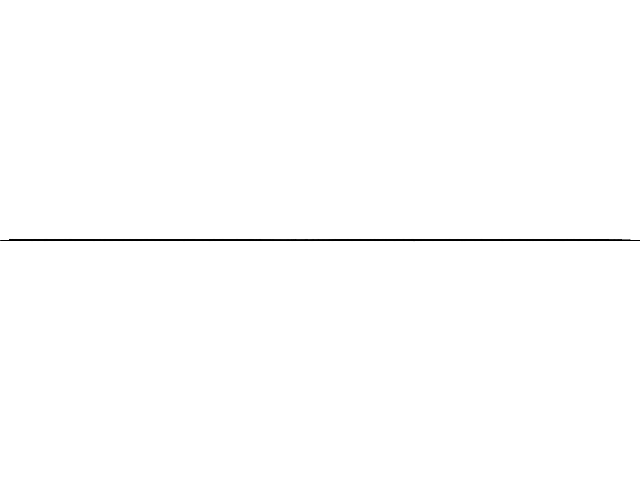
Frame 1 (no input)
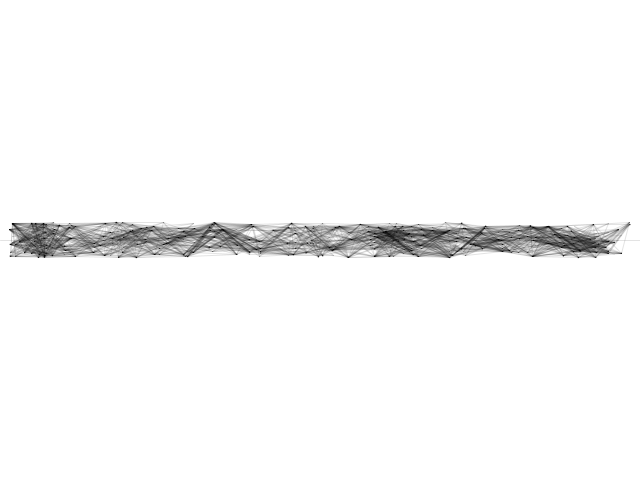
Frame 60 (the mouse pressed at the canvas centre just before this capture)
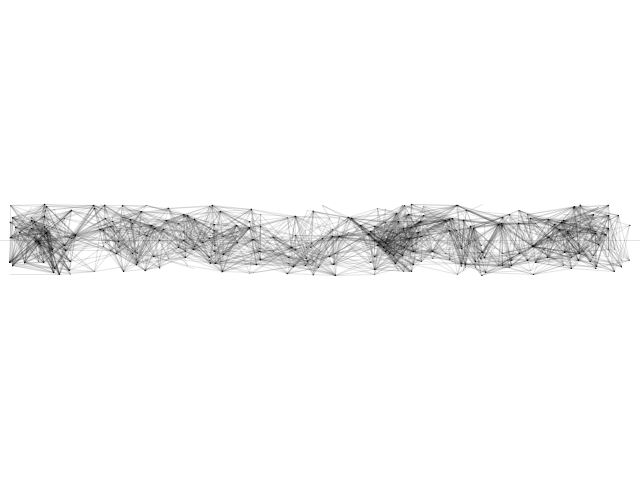
Frame 120 (the mouse held since frame 60 and released just before this capture)

The Processing sketch that drew these frames (run headless with seeded random() and noise(); from frame 60 on, the mouse is pressed at the canvas centre):

// Processing sketch: hw4_test1
// ── hw4_test1.pde
ArrayList<Dot> dots = new ArrayList<Dot>();

float angle = 0;
float startAngle;
float amp = 150;
float freq = 0.00001;

void setup() {
  size(640, 480);
  //frameRate(15);

  for (int i=0; i<200; i++) {
    dots.add(new Dot(random(0, width), height/2));
  }
}

void draw() {
  background(255);

  line(0, height/2, width, height/2);
  
  for (int i=0; i<dots.size(); i++) {
    Dot d = dots.get(i);
    d.update();
    d.display();

    for (int j=0; j<dots.size(); j++) {
      Dot otherDot = dots.get(j);
      if (i != j) {
        d.connectLine1(otherDot);
        d.connectLine2();
      }
    }
  }
}

// ── Dot.pde
class Dot {
  float mass = 1;
  float x, y;

  Dot(float _x, float _y) {
    x = _x;
    y = _y;

    angle = startAngle;
  }

  void update() {
    y = random( -sin(angle) * amp + height/2, sin(angle) * amp + height/2);
    //y =  sin(angle) * amp + height/2;
    //x =  cos(angle) * amp ;
    //float a = sin(angle) * amp;
    //y += a;

    angle += freq;
    startAngle += .01;
    //freq.mult(0);
    //constrain(freq, 0, 0.00000001);
  }

  void display() {
    pushMatrix();
    fill(0);
    ellipse(x, y, mass, mass);
    popMatrix();
    println(y);
  }

  void connectLine1(Dot other) {
    float dist = dist(x, y, other.x, other.y);
    if (dist < 50 && dist > 30){
      float alpha = map(dist, 0, 800, 30, 0);
      stroke(0, alpha);
      line(x, y, other.x, other.y);
    }
  }

  void connectLine2() {
    float dist = dist(x, y, x, height/2);
    if (dist > 150){
      float alpha = map(dist, 150, 500, 100, 0);
      stroke(0, alpha);
      strokeWeight(0.01);
      line(x, y+random(-10, 10), x, height/2);
    }
  }
}
